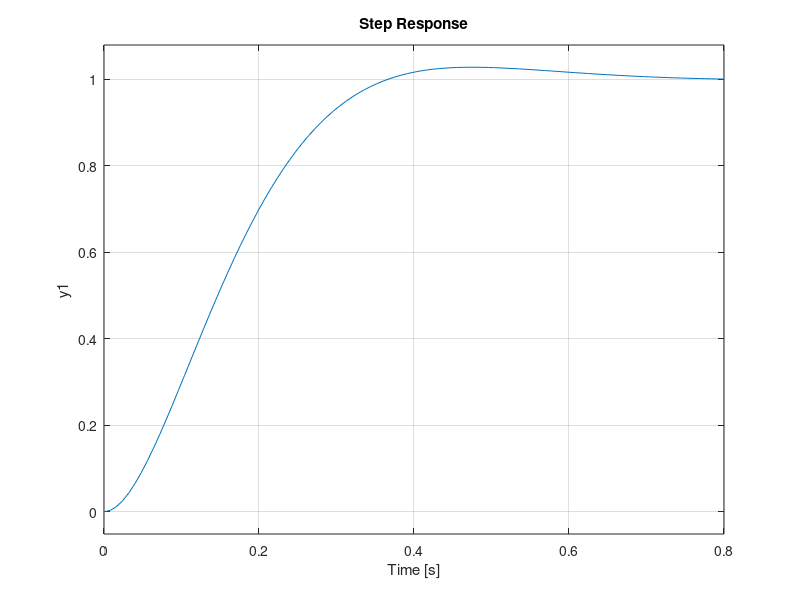
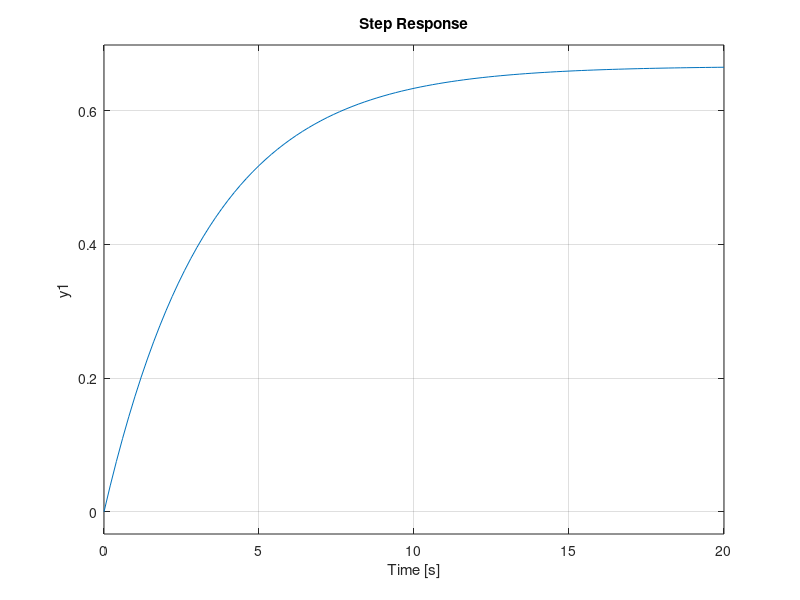
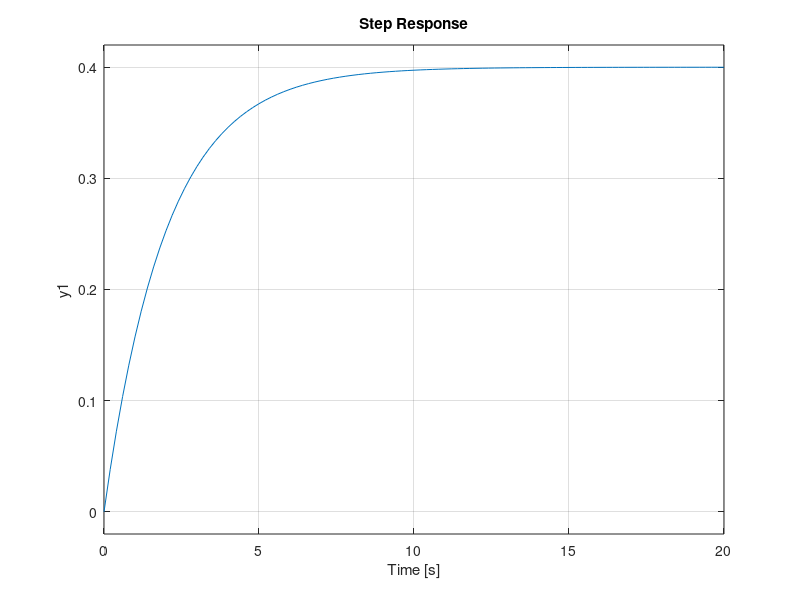

Reproduce these figures in MATLAB, in order. (Note: this script raises an error after producing the figures.)
Hf = tf(100,[1,15,100]);
step(Hf);
%% ex 2
Hf = tf(2,[10,3]);
figure;
step(Hf);
grid on;

Ho = feedback(Hf,1);
figure;
step(Ho);
grid on;

%% ex 3
Hf = tf(1,[2, 1]);
Hc1 = tf(2,1);
Hc2 = tf(2, [1,0 ]);
Hc3 = tf(10,[1,10]);
Hc4 = tf(2, [1,0,0]);

Hd = series(Hc, Hf);
Ho = feedback(Hd, 1);
t = 0:0.1:50;

figure;
step(Ho);
figure
lsim(Ho,t,t);
figure;
lsim(Ho, t.^2,t);

figure;
bode(Hd);
figure;
bode(Ho);
